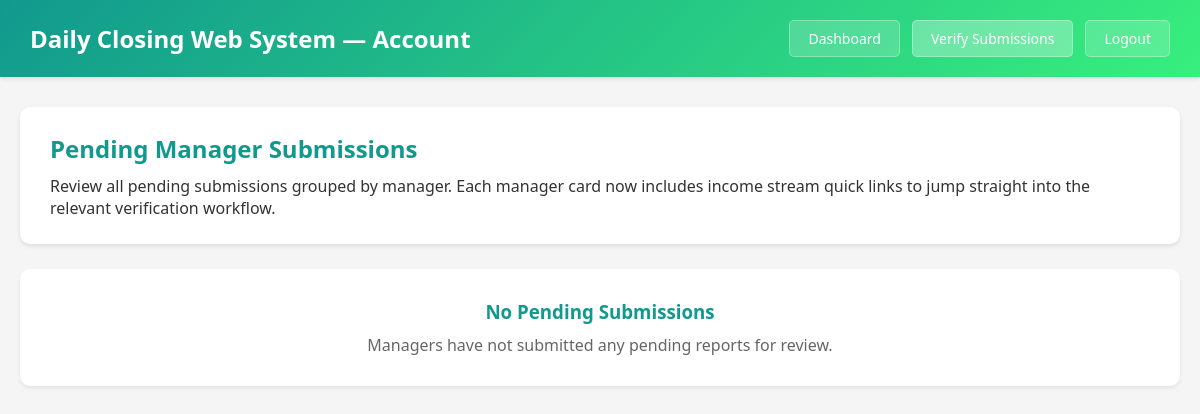
Before: /views/account/verify_submission.php (signed in) with the older database file.
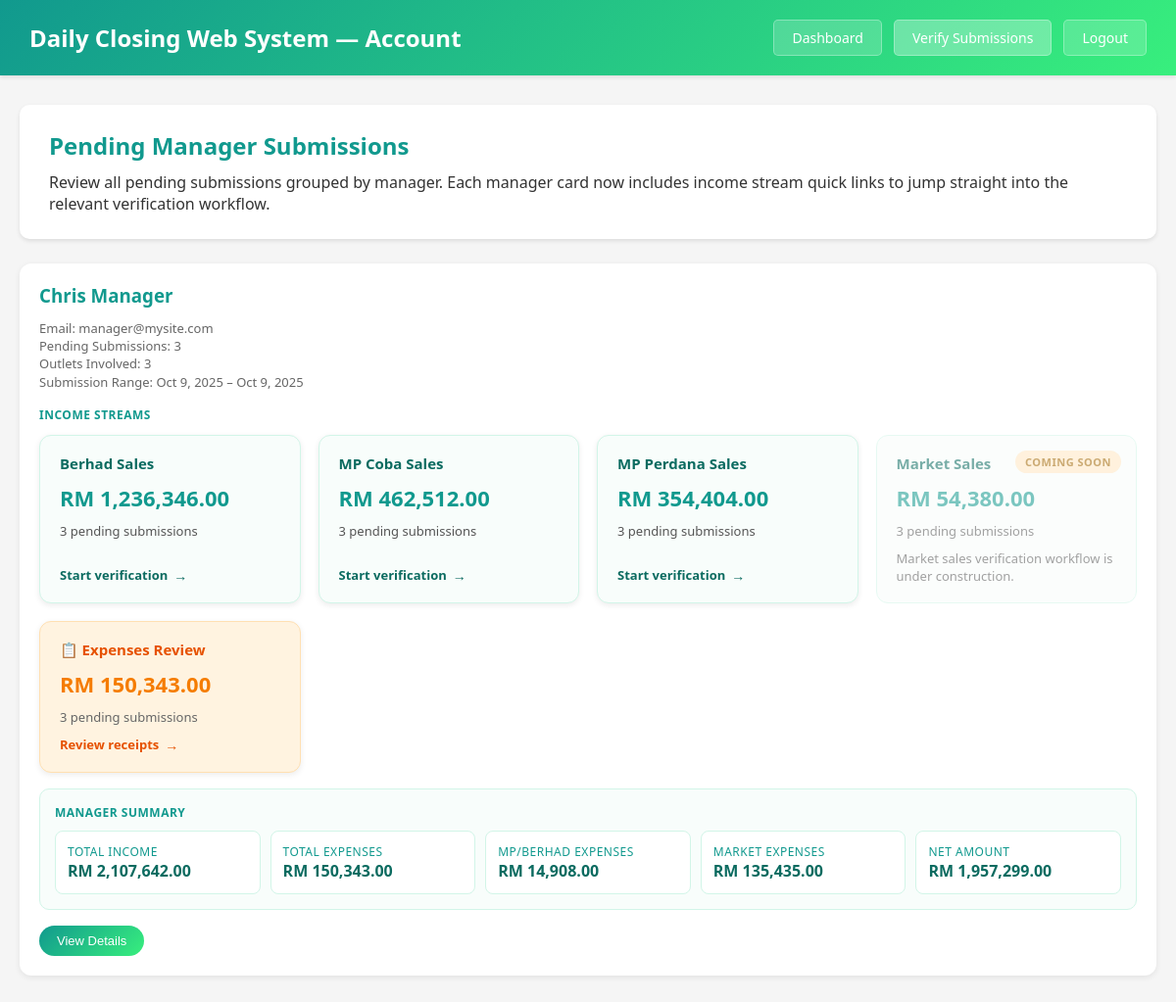
After: the same page with the newer database file.
### tables this page shows
CREATE TABLE `daily_submissions` (
  `id` int(11) UNSIGNED NOT NULL,
  `submission_code` varchar(50) NOT NULL,
  `batch_code` varchar(50) DEFAULT NULL,
  `outlet_id` int(11) UNSIGNED NOT NULL,
  `manager_id` int(11) UNSIGNED NOT NULL,
  `submission_date` date NOT NULL,
  `berhad_sales` decimal(15,2) NOT NULL DEFAULT 0.00,
  `mp_coba_sales` decimal(15,2) NOT NULL DEFAULT 0.00,
  `mp_perdana_sales` decimal(15,2) NOT NULL DEFAULT 0.00,
  `market_sales` decimal(15,2) NOT NULL DEFAULT 0.00,
  `total_income` decimal(15,2) NOT NULL DEFAULT 0.00,
  `total_expenses` decimal(15,2) NOT NULL DEFAULT 0.00,
  `net_amount` decimal(15,2) NOT NULL DEFAULT 0.00,
  `status` enum('draft','submitted','pending','verified','rejected','revised') NOT NULL DEFAULT 'draft',
  `verified_by` int(11) UNSIGNED DEFAULT NULL,
  `verified_at` datetime DEFAULT NULL,
  `submitted_to_hq_at` datetime DEFAULT NULL,
  `rejection_reason` text DEFAULT NULL,
  `notes` text DEFAULT NULL,
  `created_at` timestamp NOT NULL DEFAULT current_timestamp(),
  `updated_at` timestamp NOT NULL DEFAULT current_timestamp() ON UPDATE current_timestamp()
);

CREATE TABLE `users` (
  `id` int(11) UNSIGNED NOT NULL,
  `name` varchar(100) NOT NULL,
  `email` varchar(255) NOT NULL,
  `username` varchar(50) NOT NULL,
  `password_hash` varchar(255) NOT NULL,
  `role` enum('manager','account','ceo','admin') NOT NULL,
  `status` enum('active','inactive','suspended') NOT NULL DEFAULT 'active',
  `last_login` datetime DEFAULT NULL,
  `created_at` timestamp NOT NULL DEFAULT current_timestamp(),
  `updated_at` timestamp NOT NULL DEFAULT current_timestamp() ON UPDATE current_timestamp()
);

### includes/db.php (called while the page is built, shortened)
<?php
function getDB() {
    static $pdo = null;
    if ($pdo === null) {
        try {
            $dsn = sprintf(
                'mysql:host=%s;dbname=%s;charset=%s',
                DB_HOST,
                DB_NAME,
                DB_CHARSET
            );
            $options = [
                PDO::ATTR_ERRMODE            => PDO::ERRMODE_EXCEPTION,
                PDO::ATTR_DEFAULT_FETCH_MODE => PDO::FETCH_ASSOC,
                PDO::ATTR_EMULATE_PREPARES   => false,
                PDO::ATTR_PERSISTENT         => false,
                PDO::MYSQL_ATTR_USE_BUFFERED_QUERY => true
            ];
            $pdo = new PDO($dsn, DB_USER, DB_PASS, $options);
        } catch (PDOException $e) {
            error_log('Database connection failed: ' . $e->getMessage());
            if (APP_ENV === 'development') {
                die('Database connection failed: ' . htmlspecialchars($e->getMessage()));
            } else {
                die('Database connection failed. Please contact support.');
            }
        }
    }
    return $pdo;
}
function dbQuery($sql, $params = []) {
    try {
        $pdo = getDB();
        $stmt = $pdo->prepare($sql);
        $stmt->execute($params);
        return $stmt;
    } catch (PDOException $e) {
        error_log('Query failed: ' . $e->getMessage());
        error_log('SQL: ' . $sql);
        error_log('Params: ' . print_r($params, true));
        if (defined('APP_ENV') && APP_ENV === 'development') {
            echo "<div style='background:#fee; color:#c33; padding:15px; margin:10px; border:1px solid #fcc;'>";
            echo "<strong>Database Query Error:</strong><br>";
            echo htmlspecialchars($e->getMessage()) . "<br><br>";
            echo "<strong>SQL:</strong> " . htmlspecialchars($sql) . "<br>";
            echo "<strong>Params:</strong> " . htmlspecialchars(print_r($params, true));
            echo "</div>";
        }
        return false;
    }
}
function dbFetchAll($sql, $params = []) {
    $stmt = dbQuery($sql, $params);
    return $stmt ? $stmt->fetchAll() : false;
}
?>

### views/account/verify_submission.php (the view, shortened to what the rows shown need)
<?php
$pendingRows = dbFetchAll(
    "SELECT
        ds.id,
        ds.manager_id,
        ds.outlet_id,
        ds.submission_date,
        ds.batch_code,
        ds.berhad_sales,
        ds.mp_coba_sales,
        ds.mp_perdana_sales,
        ds.market_sales,
        ds.total_income,
        ds.total_expenses,
        ds.net_amount,
        o.outlet_name,
        o.outlet_code,
        u.name AS manager_name,
        u.email AS manager_email
    FROM daily_submissions ds
    INNER JOIN outlets o ON ds.outlet_id = o.id
    INNER JOIN users u ON ds.manager_id = u.id
    WHERE ds.status = 'pending'
    ORDER BY u.name ASC, ds.submission_date ASC, o.outlet_name ASC"
);
$managers = [];
$incomeStreamConfig = [
    'berhad' => [
        'label'       => 'Berhad Sales',
        'field'       => 'berhad_sales',
        'url'         => 'berhad_sales_verification.php',
        'description' => 'Review Berhad income submissions by outlet.',
        'disabled'    => false,
    ],
    'mp_coba' => [
        'label'       => 'MP Coba Sales',
        'field'       => 'mp_coba_sales',
        'url'         => 'mp_coba_sales_verification.php',
        'description' => 'Review MP COBA income submissions by outlet.',
        'disabled'    => false,
    ],
    'mp_perdana' => [
        'label'       => 'MP Perdana Sales',
        'field'       => 'mp_perdana_sales',
        'url'         => 'mp_perdana_sales_verification.php',
        'description' => 'Review MP PERDANA income submissions by outlet.',
        'disabled'    => false,
    ],
    'market' => [
        'label'       => 'Market Sales',
        'field'       => 'market_sales',
        'url'         => '#',
        'description' => 'Market sales verification workflow is under construction.',
        'disabled'    => true,
    ],
];
$incomeStreamDefaults = [];
foreach ($incomeStreamConfig as $key => $streamConfig) {
    $incomeStreamDefaults[$key] = $streamConfig;
    $incomeStreamDefaults[$key]['total'] = 0;
    $incomeStreamDefaults[$key]['count'] = 0;
}
if ($pendingRows) {
    foreach ($pendingRows as $row) {
        $managerId = (int) $row['manager_id'];
        $submissionId = (int) $row['id'];
        if (!isset($managers[$managerId])) {
            $managers[$managerId] = [
                'manager_id'     => $managerId,
                'manager_name'   => $row['manager_name'],
                'manager_email'  => $row['manager_email'],
                'outlet_count'   => 0,
                'outlet_codes'   => [],
                'total_income'   => 0,
                'total_expenses' => 0,
                'total_net'      => 0,
                'mp_berhad_expenses' => 0,
                'market_expenses'    => 0,
                'earliest_date'  => $row['submission_date'],
                'latest_date'    => $row['submission_date'],
                'submissions'    => [],
                'income_streams' => $incomeStreamDefaults,
            ];
        }
        if (!in_array($row['outlet_code'], $managers[$managerId]['outlet_codes'], true)) {
            $managers[$managerId]['outlet_codes'][] = $row['outlet_code'];
            $managers[$managerId]['outlet_count']++;
        }
        $managers[$managerId]['total_income'] += (float) $row['total_income'];
        $managers[$managerId]['total_expenses'] += (float) $row['total_expenses'];
        $managers[$managerId]['total_net'] += (float) $row['net_amount'];
        $managers[$managerId]['earliest_date'] = min($managers[$managerId]['earliest_date'], $row['submission_date']);
        $managers[$managerId]['latest_date'] = max($managers[$managerId]['latest_date'], $row['submission_date']);
        foreach ($incomeStreamConfig as $streamKey => $streamConfig) {
            $field = $streamConfig['field'];
            $amount = (float) ($row[$field] ?? 0);
            $managers[$managerId]['income_streams'][$streamKey]['total'] += $amount;
            if ($amount > 0) {
                $managers[$managerId]['income_streams'][$streamKey]['count']++;
            }
        }
        $managers[$managerId]['submissions'][$submissionId] = [
            'id'               => $submissionId,
            'batch_code'       => $row['batch_code'],
            'submission_date'  => $row['submission_date'],
            'outlet_id'        => (int) $row['outlet_id'],
            'outlet_name'      => $row['outlet_name'],
            'outlet_code'      => $row['outlet_code'],
            'berhad_sales'     => (float) $row['berhad_sales'],
            'mp_coba_sales'    => (float) $row['mp_coba_sales'],
            'mp_perdana_sales' => (float) $row['mp_perdana_sales'],
            'market_sales'     => (float) $row['market_sales'],
            'total_income'     => (float) $row['total_income'],
            'total_expenses'   => (float) $row['total_expenses'],
            'net_amount'       => (float) $row['net_amount'],
            'expenses'         => [
                'mp_berhad' => [],
                'market'    => []
            ],
            'expense_totals'   => [
                'mp_berhad' => 0,
                'market'    => 0
            ]
        ];
    }
}
if (!empty($managers)) {
    $managers = array_values($managers);
    usort($managers, function ($a, $b) {
        return strcasecmp($a['manager_name'], $b['manager_name']);
    });
}
?>
<!DOCTYPE html>
<html lang="en">
<head>
</head>
<body>
    <div class="header">
        <div class="header-content">
            <h1><?php echo htmlspecialchars(APP_NAME); ?> &mdash; Account</h1>
        </div>
    </div>
    <div class="container">
        <div class="page-header">
            <h2>Pending Manager Submissions</h2>
        </div>
        <?php if (empty($managers)) : ?>
            <div class="empty-state">
                <h3>No Pending Submissions</h3>
                <p>Managers have not submitted any pending reports for review.</p>
            </div>
        <?php else : ?>
            <div class="manager-grid">
                <?php foreach ($managers as $manager) : ?>
                    <div class="manager-card" data-manager-id="<?php echo (int) $manager['manager_id']; ?>">
                        <div class="manager-header">
                            <h3><?php echo htmlspecialchars($manager['manager_name']); ?></h3>
                            <div class="manager-meta">
                                <div>Email: <?php echo htmlspecialchars($manager['manager_email']); ?></div>
                                <div>Pending Submissions: <?php echo count($manager['submissions']); ?></div>
                                <div>Outlets Involved: <?php echo (int) $manager['outlet_count']; ?></div>
                                <div>Submission Range: <?php echo htmlspecialchars(date('M j, Y', strtotime($manager['earliest_date']))); ?> &ndash; <?php echo htmlspecialchars(date('M j, Y', strtotime($manager['latest_date']))); ?></div>
                            </div>
                        </div>
                        <?php if (!empty($manager['income_streams'])) : ?>
                            <div class="manager-income-section">
                                <div class="manager-income-title">Income Streams</div>
                                <div class="income-streams manager-income-streams">
                                    <?php foreach ($manager['income_streams'] as $stream) : ?>
                                        <?php
                                            $isDisabled = !empty($stream['disabled']);
                                            $href = $isDisabled ? '#!' : ($stream['url'] ?? '#');
                                            if (!$isDisabled && $href !== '#') {
                                                $separator = strpos($href, '?') === false ? '?' : '&';
                                                $href .= $separator . 'manager_id=' . (int) $manager['manager_id'];
                                            }
                                            $pendingCount = (int) ($stream['count'] ?? 0);
                                            $amount = (float) ($stream['total'] ?? 0);
                                        ?>
                                        <a
                                            href="<?php echo htmlspecialchars($href); ?>"
                                            class="income-card<?php echo $isDisabled ? ' disabled' : ''; ?>"
                                            <?php if ($isDisabled) : ?>aria-disabled="true"<?php endif; ?>
                                        >
                                            <?php if ($isDisabled) : ?>
                                                <span class="income-card-badge">Coming Soon</span>
                                            <?php endif; ?>
                                            <div class="income-card-title"><?php echo htmlspecialchars($stream['label']); ?></div>
                                            <div class="income-card-value">RM <?php echo number_format($amount, 2); ?></div>
                                            <div class="income-card-meta">
                                                <?php echo $pendingCount; ?> pending <?php echo $pendingCount === 1 ? 'submission' : 'submissions'; ?>
                                            </div>
                                            <?php if (!$isDisabled) : ?>
                                                <div class="income-card-cta">Start verification</div>
                                            <?php else : ?>
                                                <div class="income-card-meta"><?php echo htmlspecialchars($stream['description'] ?? 'Workflow in progress.'); ?></div>
                                            <?php endif; ?>
                                        </a>
                                    <?php endforeach; ?>
                                    <a
                                        href="expenses_verification.php?manager_id=<?php echo (int) $manager['manager_id']; ?>"
                                        class="income-card"
                                        style="background: #fff3e0; border-color: #ffe0b2;"
                                    >
                                        <div class="income-card-title" style="color: #e65100;">📋 Expenses Review</div>
                                        <div class="income-card-value" style="color: #f57c00;">RM <?php echo number_format($manager['total_expenses'], 2); ?></div>
                                        <div class="income-card-meta" style="color: #666;">
                                            <?php echo count($manager['submissions']); ?> pending <?php echo count($manager['submissions']) === 1 ? 'submission' : 'submissions'; ?>
                                        </div>
                                        <div class="income-card-cta" style="color: #e65100;">Review receipts</div>
                                    </a>
                                </div>
                            </div>
                        <?php endif; ?>
                        <div class="manager-summary">
                            <div class="manager-summary-title">Manager Summary</div>
                            <div class="summary-metrics">
                                <div class="summary-item">
                                    <span>Total Income</span>
                                    <strong>RM <?php echo number_format($manager['total_income'], 2); ?></strong>
                                </div>
                                <div class="summary-item">
                                    <span>Total Expenses</span>
                                    <strong>RM <?php echo number_format($manager['total_expenses'], 2); ?></strong>
                                </div>
                                <div class="summary-item">
                                    <span>MP/Berhad Expenses</span>
                                    <strong>RM <?php echo number_format($manager['mp_berhad_expenses'], 2); ?></strong>
                                </div>
                                <div class="summary-item">
                                    <span>Market Expenses</span>
                                    <strong>RM <?php echo number_format($manager['market_expenses'], 2); ?></strong>
                                </div>
                                <div class="summary-item">
                                    <span>Net Amount</span>
                                    <strong>RM <?php echo number_format($manager['total_net'], 2); ?></strong>
                                </div>
                            </div>
                        </div>
                        <button class="toggle-details" type="button">View Details</button>
                    </div>
                <?php endforeach; ?>
            </div>
        <?php endif; ?>
    </div>
</body>
</html>

Changed rows visible on the page:
added daily_submissions: manager.name "Chris Manager", manager.email "manager@mysite.com", count($manager['submissions']) "3", outlet "3", submission_date "Oct 9, 2025", label "Berhad Sales", amount "1,236,346.00", pendingCount "3", label "MP Coba Sales", amount "462,512.00", label "MP Perdana Sales", amount "354,404.00", label "Market Sales", amount "54,380.00", description "Market sales verification workflow is under construction.", total_expenses "150,343.00", total_income "2,107,642.00", mp_berhad_expenses "14,908.00", market_expenses "135,435.00", total_net "1,957,299.00"
Other visible differences:
text no longer shown: "No Pending Submissions Managers have not submitted any pending reports for review."
